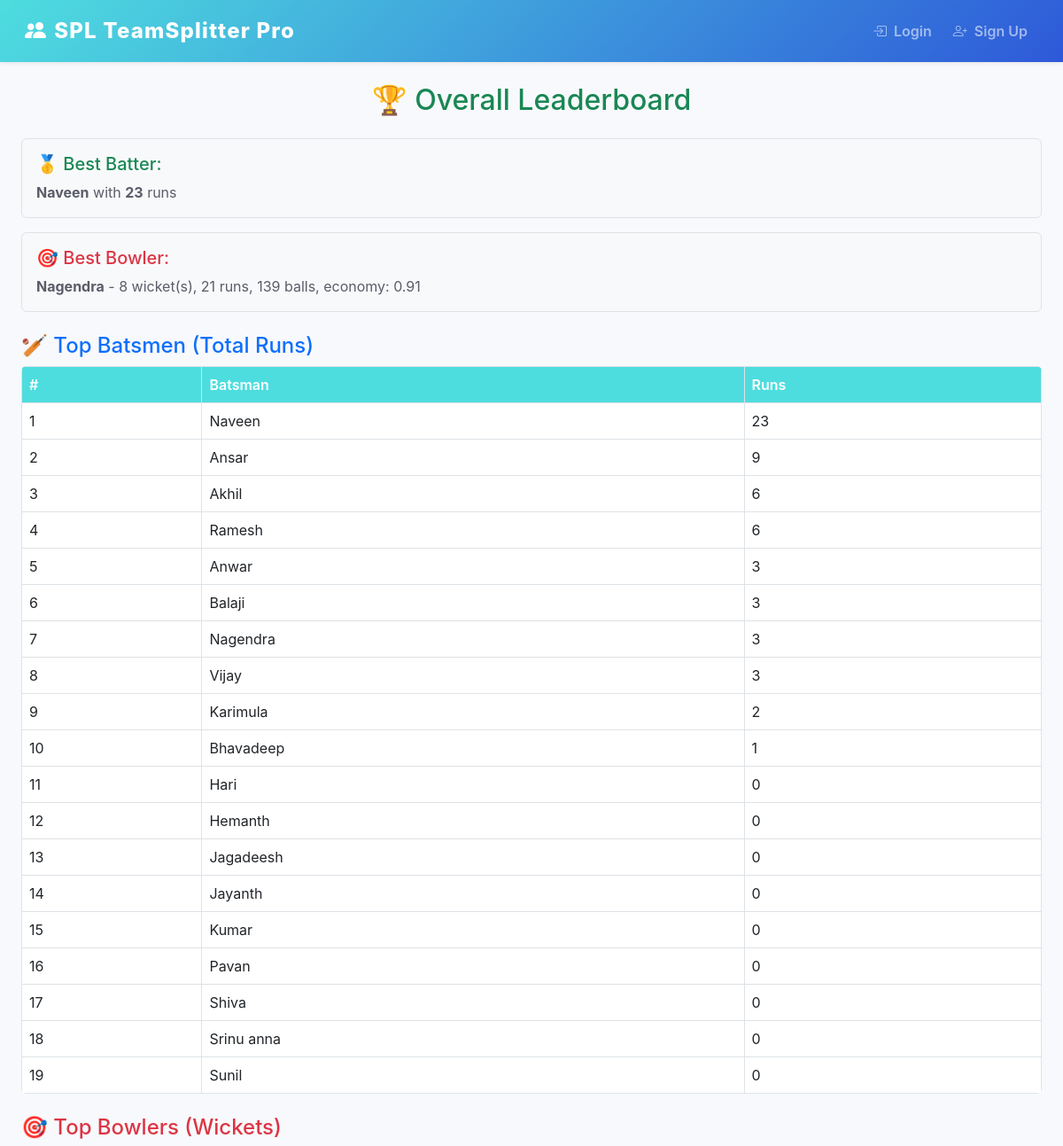
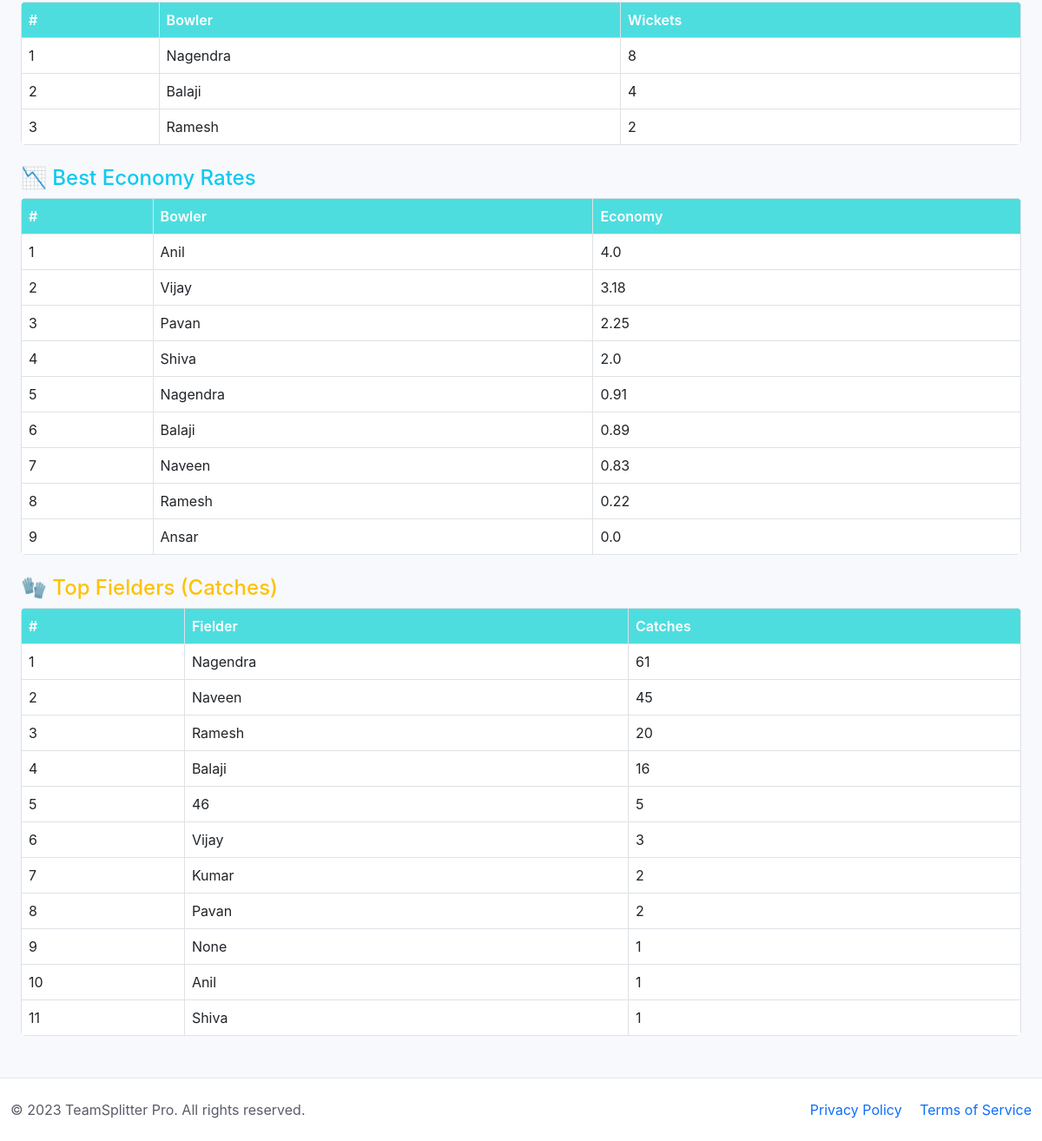
Page /leaderboard/ on the committed database (2 pictures, top to bottom).
### capp/models.py (models this page shows, shortened)
class BallEvent(models.Model):
    match = models.ForeignKey(Match, on_delete=models.CASCADE, related_name='balls')
    over = models.IntegerField()
    ball_in_over = models.IntegerField()
    batsman = models.CharField(max_length=100)
    batsman_id = models.PositiveIntegerField(null=True, blank=True)
    bowler_id = models.PositiveIntegerField(null=True, blank=True)
    fielder_id = models.PositiveIntegerField(null=True, blank=True)
    bowler = models.CharField(max_length=100)
    runs = models.IntegerField(default=0)
    is_catch = models.BooleanField(default=False)
    is_wicket = models.BooleanField(default=False)
    out_of_box = models.BooleanField(default=False)
    is_runout = models.BooleanField(default=False)
    fielder = models.CharField(max_length=100, null=True, blank=True)
    timestamp = models.DateTimeField(auto_now_add=True)
    INNINGS_CHOICES = [(1, 'First'), (2, 'Second')]
    innings = models.PositiveSmallIntegerField(choices=INNINGS_CHOICES, default=1)
    class Meta:
        ordering = ['match', 'over', 'ball_in_over']
        indexes = [
            models.Index(fields=['batsman']),
            models.Index(fields=['bowler']),
            models.Index(fields=['fielder']),
            models.Index(fields=['is_wicket']),
            models.Index(fields=['is_catch']),
        ]

### capp/views.py (the view)
# urls.py: path('leaderboard/', views.leaderboard_view, name='leaderboard_view'),
def leaderboard_view(request):
    events = BallEvent.objects.all()
    batsman_stats = events.values('batsman').annotate(total_runs=Sum('runs')).order_by('-total_runs')
    best_batter = batsman_stats[0] if batsman_stats else None
    bowler_stats_raw = events.filter(is_wicket=True).values('bowler').annotate(total_wickets=Count('id')).order_by('-total_wickets')
    bowler_balls = defaultdict(int)
    bowler_runs = defaultdict(int)
    for ball in events:
        bowler_balls[ball.bowler] += 1
        bowler_runs[ball.bowler] += ball.runs
    economy_stats = []
    for bowler, balls in bowler_balls.items():
        overs = balls / 6 if balls else 1
        runs = bowler_runs[bowler]
        economy = runs / overs if overs > 0 else 0
        economy_stats.append({
            'bowler': bowler,
            'economy': round(economy, 2)
        })
    economy_stats.sort(key=lambda x: x['economy'], reverse=True)
    bowler_scores = {}
    for stat in bowler_stats_raw:
        bowler_name = stat['bowler']
        wickets = stat['total_wickets']
        economy_data = next((e for e in economy_stats if e['bowler'] == bowler_name), None)
        economy = economy_data['economy'] if economy_data else 99
        score = (wickets * 10) - economy
        bowler_scores[bowler_name] = {
            'score': score,
            'wickets': wickets,
            'economy': economy,
            'runs': bowler_runs.get(bowler_name, 0),
            'balls': bowler_balls.get(bowler_name, 0)
        }
    best_bowler = max(bowler_scores.items(), key=lambda x: x[1]['score']) if bowler_scores else (None, None)
    fielder_stats = events.filter(is_catch=True).values('fielder').annotate(total_catches=Count('id')).order_by('-total_catches')
    return render(request, 'leaderboard_view.html', {
        'batsman_stats': batsman_stats,
        'bowler_stats': bowler_stats_raw,
        'economy_stats': economy_stats,
        'fielder_stats': fielder_stats,
        'best_batter': (best_batter['batsman'], best_batter['total_runs']) if best_batter else (None, None),
        'best_bowler': best_bowler  # (name, data_dict)
    })

### capp/templates/leaderboard_view.html
{% extends "base.html" %}
{% block content %}
<div class="container mt-4">
  <h2 class="text-center text-success mb-4">🏆 Overall Leaderboard</h2>
  <div class="mb-3 p-3 border rounded bg-light">
    <h5 class="text-success">🥇 Best Batter:</h5>
    {% if best_batter.0 %}
      <strong>{{ best_batter.0 }}</strong> with <strong>{{ best_batter.1 }}</strong> runs
    {% else %}
      No batting data available.
    {% endif %}
  </div>
  <div class="mb-4 p-3 border rounded bg-light">
    <h5 class="text-danger">🎯 Best Bowler:</h5>
    {% if best_bowler.0 %}
      <strong>{{ best_bowler.0 }}</strong> -
      {{ best_bowler.1.wickets }} wicket(s),
      {{ best_bowler.1.runs }} runs,
      {{ best_bowler.1.balls }} balls,
      economy: {{ best_bowler.1.economy }}
    {% else %}
      No bowling data available.
    {% endif %}
  </div>
  <div class="mb-4">
    <h4 class="text-primary">🏏 Top Batsmen (Total Runs)</h4>
    <table class="table table-bordered">
      <thead><tr><th>#</th><th>Batsman</th><th>Runs</th></tr></thead>
      <tbody>
        {% for b in batsman_stats %}
          <tr><td>{{ forloop.counter }}</td><td>{{ b.batsman }}</td><td>{{ b.total_runs }}</td></tr>
        {% endfor %}
      </tbody>
    </table>
  </div>
  <div class="mb-4">
    <h4 class="text-danger">🎯 Top Bowlers (Wickets)</h4>
    <table class="table table-bordered">
      <thead><tr><th>#</th><th>Bowler</th><th>Wickets</th></tr></thead>
      <tbody>
        {% for b in bowler_stats %}
          <tr><td>{{ forloop.counter }}</td><td>{{ b.bowler }}</td><td>{{ b.total_wickets }}</td></tr>
        {% endfor %}
      </tbody>
    </table>
  </div>
  <div class="mb-4">
    <h4 class="text-info">📉 Best Economy Rates</h4>
    <table class="table table-bordered">
      <thead><tr><th>#</th><th>Bowler</th><th>Economy</th></tr></thead>
      <tbody>
        {% for b in economy_stats %}
          <tr><td>{{ forloop.counter }}</td><td>{{ b.bowler }}</td><td>{{ b.economy }}</td></tr>
        {% endfor %}
      </tbody>
    </table>
  </div>
  <div class="mb-4">
    <h4 class="text-warning">🧤 Top Fielders (Catches)</h4>
    <table class="table table-bordered">
      <thead><tr><th>#</th><th>Fielder</th><th>Catches</th></tr></thead>
      <tbody>
        {% for f in fielder_stats %}
          <tr><td>{{ forloop.counter }}</td><td>{{ f.fielder }}</td><td>{{ f.total_catches }}</td></tr>
        {% endfor %}
      </tbody>
    </table>
  </div>
</div>
{% endblock %}

### capp/templates/base.html (shortened to what this page needs)
{% load static %}
<!DOCTYPE html>
<html lang="en">
<head>
  <link href="https://cdn.jsdelivr.net/npm/bootstrap@5.3.0/dist/css/bootstrap.min.css" rel="stylesheet">
  <link rel="stylesheet" href="https://cdn.jsdelivr.net/npm/bootstrap-icons@1.10.0/font/bootstrap-icons.css">
</head>
<body>
<nav class="navbar navbar-expand-lg navbar-dark bg-dark sticky-top shadow-sm">
  <div class="container-fluid">
    <a class="navbar-brand d-flex align-items-center" href="#">
      <i class="bi bi-people-fill me-2"></i> SPL TeamSplitter Pro
    </a>
    <div class="collapse navbar-collapse" id="navbarNavCombined">
      <ul class="navbar-nav ms-auto">
        {% if user.is_authenticated %}
          <li class="nav-item mx-1">
            <form action="{% url 'logout' %}" method="post" style="display:inline;">
              {% csrf_token %}
              <button type="submit" class="nav-link btn btn-link text-warning p-0 m-0" style="text-decoration: none;">
                <i class="bi bi-box-arrow-right me-1"></i> Logout
              </button>
            </form>
          </li>
        {% else %}
          <li class="nav-item mx-1">
            <a class="nav-link" href="{% url 'login' %}">
              <i class="bi bi-box-arrow-in-right me-1"></i> Login
            </a>
          </li>
          <li class="nav-item mx-1">
            <a class="nav-link" href="{% url 'signup' %}">
              <i class="bi bi-person-plus me-1"></i> Sign Up
            </a>
          </li>
        {% endif %}
      </ul>
    </div>
  </div>
</nav>
  <main class="container my-4">
    {% block content %}{% endblock %}
  </main>
  <footer class="text-center">
    <div class="container">
      <div class="row">
        <div class="col-md-6 text-md-start">
          <p class="mb-0">© 2023 TeamSplitter Pro. All rights reserved.</p>
        </div>
        <div class="col-md-6 text-md-end">
          <a href="#" class="text-decoration-none me-3">Privacy Policy</a>
          <a href="#" class="text-decoration-none">Terms of Service</a>
        </div>
      </div>
    </div>
  </footer>
</body>
</html>

### capp/templates/base.html (style rules this page uses)
:root { --primary-color: #4edddf; --secondary-color: #f8f9fc; --accent-color: #2e59d9; --text-color: #5a5c69; }
body { background-color: var(--secondary-color); color: var(--text-color); font-family: 'Nunito', -apple-system, BlinkMacSystemFont, 'Segoe UI', Roboto, 'Helvetica Neue', Arial, sans-serif; }
.navbar { box-shadow: 0 0.15rem 1.75rem 0 rgba(58, 59, 69, 0.15); background: linear-gradient(135deg, var(--primary-color) 0%, var(--accent-color) 100%); padding: 0.75rem 1rem; }
.navbar-brand { font-weight: 800; font-size: 1.5rem; letter-spacing: 0.05em; }
.nav-link { font-weight: 600; padding: 0.5rem 1rem; border-radius: 0.35rem; transition: all 0.3s; }
.container { max-width: 1200px; }
.table { border-radius: 0.35rem; overflow: hidden; }
.table th { background-color: var(--primary-color); color: white; font-weight: 600; }
footer { background-color: white; padding: 1.5rem 0; margin-top: 3rem; border-top: 1px solid #e3e6f0; }

### rows in the picture
BallEvent: batsman "Bhavadeep", total_runs "1"
BallEvent: batsman "Jagadeesh", total_runs "0"
BallEvent: batsman "Sunil", total_runs "0"
BallEvent: bowler "Anil"
BallEvent: bowler "Vijay"
BallEvent: bowler "Pavan"
BallEvent: bowler "Shiva"
BallEvent: bowler "Nagendra"
BallEvent: bowler "Balaji"
BallEvent: bowler "Naveen"
BallEvent: bowler "Ramesh"
BallEvent: bowler "Ansar"

### other values in the picture
{{ best_batter.0 }} "Naveen"
{{ best_batter.1 }} "23"
{{ best_bowler.0 }} "Nagendra"
{{ best_bowler.1.wickets }} "8"
{{ best_bowler.1.runs }} "21"
{{ best_bowler.1.balls }} "139"
{{ best_bowler.1.economy }} "0.91"
{{ b.batsman }} "Naveen" "Ansar" "Akhil" "Ramesh" "Anwar" "Balaji" "Nagendra" "Vijay" "Karimula" "Hari" "Hemanth" "Jayanth" "Kumar" "Pavan" "Shiva" "Srinu anna"
{{ b.total_runs }} "23" "9" "6" "6" "3" "3" "3" "3" "2" "0" "0" "0" "0" "0" "0" "0"
{{ b.bowler }} "Nagendra" "Balaji" "Ramesh"
{{ b.total_wickets }} "8" "4" "2"
{{ b.economy }} "4.0" "3.18" "2.25" "2.0" "0.91" "0.89" "0.83" "0.22" "0.0"
{{ f.fielder }} "Nagendra" "Naveen" "Ramesh" "Balaji" "46" "Vijay" "Kumar" "Pavan" "None" "Anil" "Shiva"
{{ f.total_catches }} "61" "45" "20" "16" "5" "3" "2" "2" "1" "1" "1"
